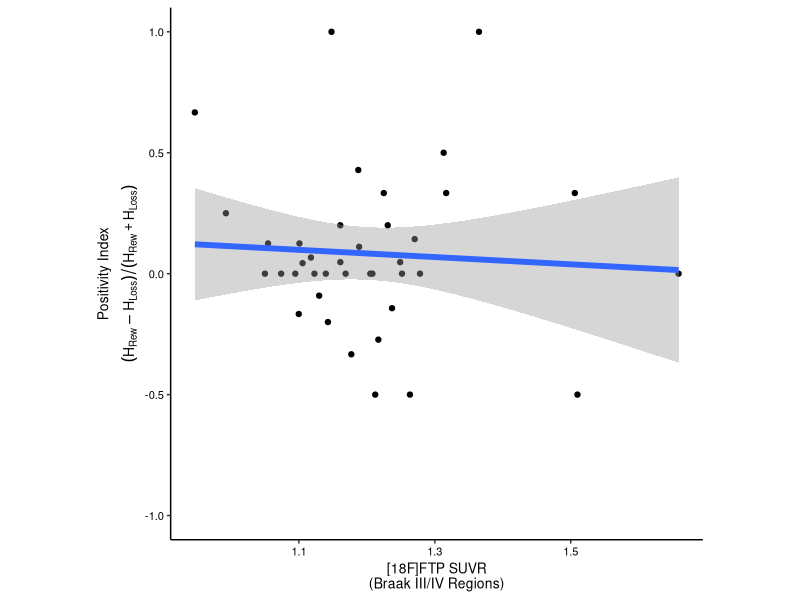
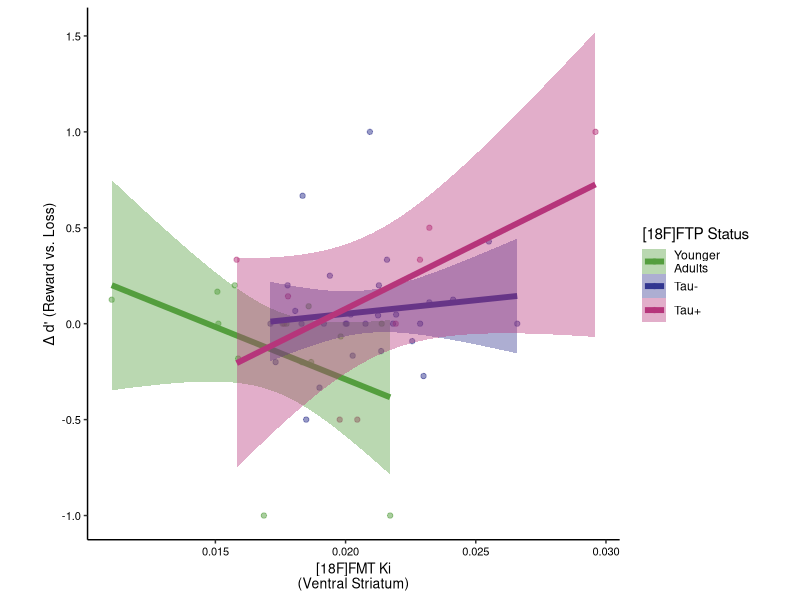
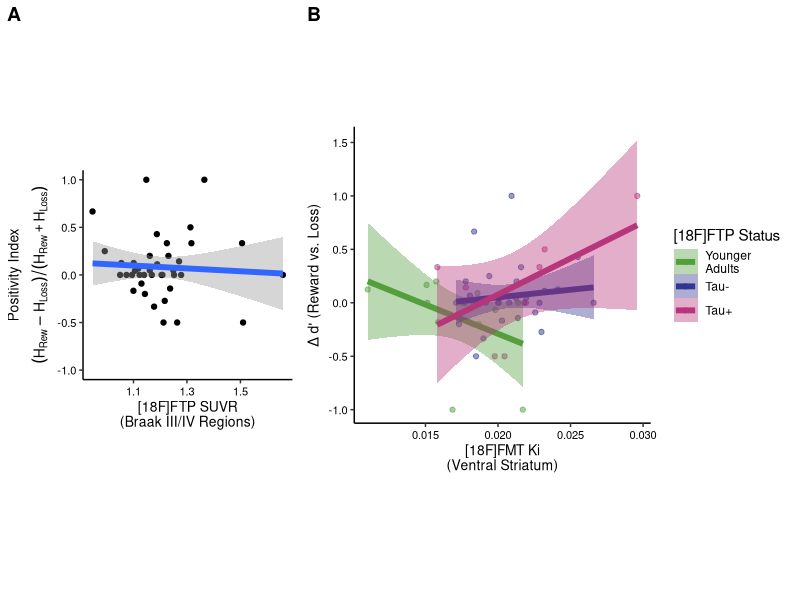
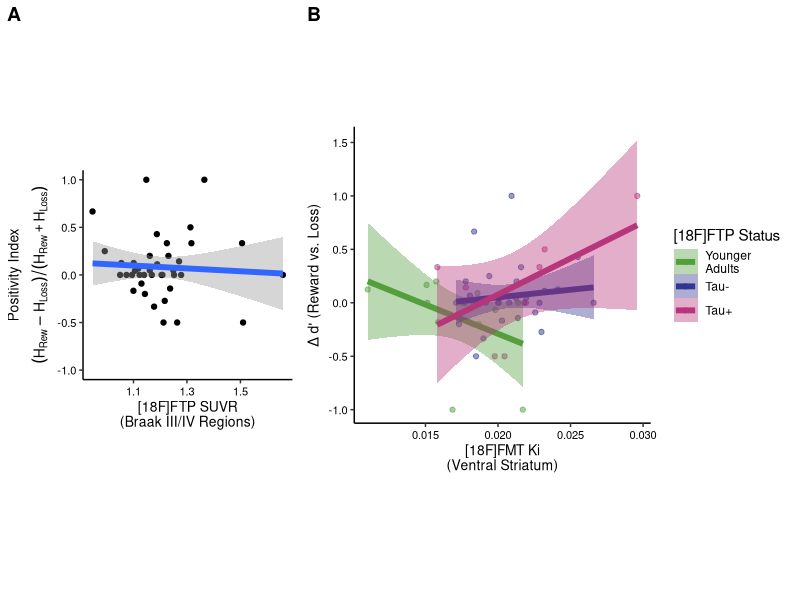

Generate these figures, in order, with R:
## ---- chunk 1
knitr::opts_chunk$set(echo = TRUE)

# Load Libraries
library(tidyverse)
library(ggpubr)
library(rstatix)
library(lme4)
library(lmerTest)

# Set colorscales
jack_status_cscale <- scale_color_manual(values = c("#549e3e", "#323690", "#B6357B"))
jack_status_fscale <- scale_fill_manual(values = c("#549e3e", "#323690", "#B6357B"))

df <- read_csv('data_sup_fig07.csv')

df$tau_status <- factor(df$tau_status, levels = c('Younger\nAdults', 
                                                  'Tau-', 'Tau+'))
## ---- chunk 2
figA <- df %>% 
  ggplot(aes(x = ftp_braak34_suvr, y = pos_index)) +
  geom_point() +
  geom_smooth(method = 'lm', limit = 0.9, linewidth = 2) +
  theme_classic() +
  xlab(bquote('[18F]FTP SUVR\n(Braak III/IV Regions)')) +
  ylab(bquote(atop('Positivity Index', (H[Rew] - H[Loss])/(H[Rew] + H[Loss])))) +
  theme(panel.background = element_blank(),
      axis.line = element_line(color = 'black'),
      axis.text.x = element_text(color = 'black', size = 8),
      axis.text.y = element_text(color = 'black', size = 8),
      axis.title.x = element_text(color = 'black', size = 10),
      axis.title.y = element_text(color = 'black', size = 10),
      aspect.ratio = 1)

figA
## ---- chunk 3
# Stats for Panel A

# Simplest model
lm1 <- lm(pos_index ~ ftp_braak34_suvr + age + sex + yrs_edu, data = df)
summary(lm1)
## ---- chunk 4
# Model accounting for learning accuracy
lm2 <- lm(pos_index ~ ftp_braak34_suvr + learning_RewVsLoss, data = df)
summary(lm2)

## ---- chunk 5
figB <- df %>% filter(!is.na(tau_status)) %>%
  ggplot(aes(x = fmt_ki_vst, y = pos_index, group = tau_status,
             color = tau_status, fill = tau_status)) +
  geom_point(alpha = 0.5) +
  geom_smooth(method = 'lm', limit = 0.9, linewidth = 2) +
  scale_fill_manual('[18F]FTP Status', values = c("#549e3e", "#323690", "#B6357B")) +
  scale_color_manual('[18F]FTP Status', values = c("#549e3e", "#323690", "#B6357B")) +
  theme_classic() +
  xlab(bquote('[18F]FMT Ki\n(Ventral Striatum)')) +
  ylab('\u0394 d\' (Reward vs. Loss)') +
  theme(panel.background = element_blank(),
      axis.line = element_line(color = 'black'),
      axis.text.x = element_text(color = 'black', size = 8),
      axis.text.y = element_text(color = 'black', size = 8),
      axis.title.x = element_text(color = 'black', size = 10),
      axis.title.y = element_text(color = 'black', size = 10),
      aspect.ratio = 1)

figB
## ---- chunk 6
# Stats for Panel B
lm1 <- lm(pos_index ~ fmt_ki_vst*ftp_braak34_suvr + age + sex + yrs_edu, 
          data = df %>% filter(!is.na(ftp_braak34_suvr)))
summary(lm1)
## ---- chunk 7
# Model accounting for learning accuracy
lm2 <- lm(pos_index ~ fmt_ki_vst*ftp_braak34_suvr + age + sex + yrs_edu + learning_RewVsLoss, 
          data = df %>% filter(!is.na(ftp_braak34_suvr)))
summary(lm2)

## ---- chunk 8
pos_fig <- ggarrange(figA, figB, 
          ncol = 2, 
          labels = c('A', 'B'),
          widths = c(0.6, 1))

ggsave(pos_fig, filename = 'sup_fig07.pdf', width = 6, height = 3, units = 'in')
pos_fig
